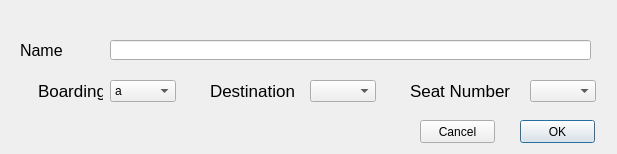
<?xml version="1.0" encoding="UTF-8"?>
<ui version="4.0">
 <class>Dialog</class>
 <widget class="QDialog" name="Dialog">
  <property name="geometry">
   <rect>
    <x>0</x>
    <y>0</y>
    <width>617</width>
    <height>154</height>
   </rect>
  </property>
  <property name="windowTitle">
   <string>Dialog</string>
  </property>
  <widget class="QPushButton" name="pushButton">
   <property name="geometry">
    <rect>
     <x>520</x>
     <y>120</y>
     <width>75</width>
     <height>23</height>
    </rect>
   </property>
   <property name="text">
    <string>OK</string>
   </property>
  </widget>
  <widget class="QLabel" name="label">
   <property name="geometry">
    <rect>
     <x>20</x>
     <y>40</y>
     <width>51</width>
     <height>21</height>
    </rect>
   </property>
   <property name="font">
    <font>
     <pointsize>12</pointsize>
    </font>
   </property>
   <property name="text">
    <string>Name</string>
   </property>
  </widget>
  <widget class="QLabel" name="label_2">
   <property name="geometry">
    <rect>
     <x>38</x>
     <y>80</y>
     <width>65</width>
     <height>21</height>
    </rect>
   </property>
   <property name="font">
    <font>
     <pointsize>13</pointsize>
    </font>
   </property>
   <property name="text">
    <string>Boarding</string>
   </property>
  </widget>
  <widget class="QLabel" name="label_3">
   <property name="geometry">
    <rect>
     <x>210</x>
     <y>80</y>
     <width>85</width>
     <height>21</height>
    </rect>
   </property>
   <property name="font">
    <font>
     <pointsize>13</pointsize>
    </font>
   </property>
   <property name="text">
    <string>Destination</string>
   </property>
  </widget>
  <widget class="QLabel" name="label_4">
   <property name="geometry">
    <rect>
     <x>410</x>
     <y>80</y>
     <width>110</width>
     <height>21</height>
    </rect>
   </property>
   <property name="font">
    <font>
     <pointsize>13</pointsize>
    </font>
   </property>
   <property name="text">
    <string>Seat Number</string>
   </property>
  </widget>
  <widget class="QLineEdit" name="lineEdit">
   <property name="geometry">
    <rect>
     <x>110</x>
     <y>40</y>
     <width>481</width>
     <height>20</height>
    </rect>
   </property>
  </widget>
  <widget class="QComboBox" name="comboBox">
   <property name="geometry">
    <rect>
     <x>110</x>
     <y>80</y>
     <width>66</width>
     <height>22</height>
    </rect>
   </property>
   <item>
    <property name="text">
     <string>a</string>
    </property>
   </item>
   <item>
    <property name="text">
     <string>b</string>
    </property>
   </item>
   <item>
    <property name="text">
     <string>c</string>
    </property>
   </item>
  </widget>
  <widget class="QComboBox" name="comboBox_2">
   <property name="geometry">
    <rect>
     <x>310</x>
     <y>80</y>
     <width>66</width>
     <height>22</height>
    </rect>
   </property>
  </widget>
  <widget class="QComboBox" name="comboBox_3">
   <property name="geometry">
    <rect>
     <x>530</x>
     <y>80</y>
     <width>66</width>
     <height>22</height>
    </rect>
   </property>
  </widget>
  <widget class="QPushButton" name="pushButton_2">
   <property name="geometry">
    <rect>
     <x>420</x>
     <y>120</y>
     <width>75</width>
     <height>23</height>
    </rect>
   </property>
   <property name="text">
    <string>Cancel</string>
   </property>
  </widget>
 </widget>
 <resources/>
 <connections/>
</ui>
